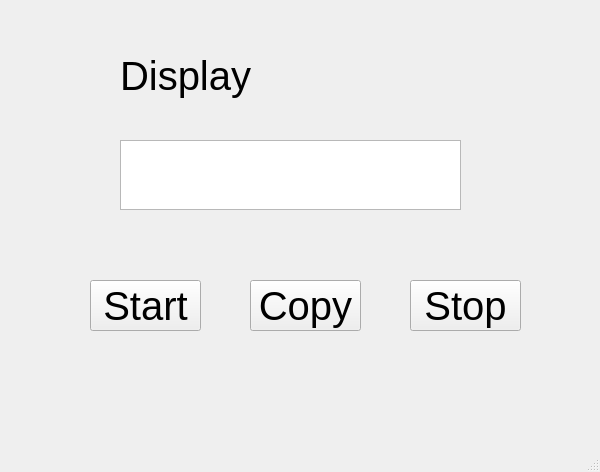
<?xml version="1.0" encoding="UTF-8"?>
<ui version="4.0">
 <class>MainWindow</class>
 <widget class="QMainWindow" name="MainWindow">
  <property name="geometry">
   <rect>
    <x>0</x>
    <y>0</y>
    <width>600</width>
    <height>472</height>
   </rect>
  </property>
  <property name="windowTitle">
   <string>MainWindow</string>
  </property>
  <widget class="QWidget" name="centralwidget">
   <widget class="QLabel" name="Label">
    <property name="geometry">
     <rect>
      <x>120</x>
      <y>50</y>
      <width>341</width>
      <height>51</height>
     </rect>
    </property>
    <property name="font">
     <font>
      <pointsize>30</pointsize>
      <underline>false</underline>
      <strikeout>false</strikeout>
     </font>
    </property>
    <property name="autoFillBackground">
     <bool>false</bool>
    </property>
    <property name="styleSheet">
     <string notr="true"/>
    </property>
    <property name="frameShadow">
     <enum>QFrame::Plain</enum>
    </property>
    <property name="lineWidth">
     <number>1</number>
    </property>
    <property name="midLineWidth">
     <number>0</number>
    </property>
    <property name="text">
     <string>Display</string>
    </property>
    <property name="margin">
     <number>0</number>
    </property>
    <property name="openExternalLinks">
     <bool>false</bool>
    </property>
   </widget>
   <widget class="QTextEdit" name="Edit_Text">
    <property name="geometry">
     <rect>
      <x>120</x>
      <y>140</y>
      <width>341</width>
      <height>70</height>
     </rect>
    </property>
    <property name="font">
     <font>
      <pointsize>30</pointsize>
     </font>
    </property>
   </widget>
   <widget class="QPushButton" name="Btn_Start">
    <property name="geometry">
     <rect>
      <x>90</x>
      <y>280</y>
      <width>111</width>
      <height>51</height>
     </rect>
    </property>
    <property name="font">
     <font>
      <pointsize>30</pointsize>
     </font>
    </property>
    <property name="text">
     <string>Start</string>
    </property>
   </widget>
   <widget class="QPushButton" name="Btn_Copy">
    <property name="geometry">
     <rect>
      <x>250</x>
      <y>280</y>
      <width>111</width>
      <height>51</height>
     </rect>
    </property>
    <property name="font">
     <font>
      <pointsize>30</pointsize>
     </font>
    </property>
    <property name="text">
     <string>Copy</string>
    </property>
   </widget>
   <widget class="QPushButton" name="Btn_Stop">
    <property name="geometry">
     <rect>
      <x>410</x>
      <y>280</y>
      <width>111</width>
      <height>51</height>
     </rect>
    </property>
    <property name="font">
     <font>
      <pointsize>30</pointsize>
     </font>
    </property>
    <property name="text">
     <string>Stop</string>
    </property>
   </widget>
  </widget>
  <widget class="QMenuBar" name="menubar">
   <property name="geometry">
    <rect>
     <x>0</x>
     <y>0</y>
     <width>600</width>
     <height>22</height>
    </rect>
   </property>
  </widget>
  <widget class="QStatusBar" name="statusbar"/>
 </widget>
 <resources/>
 <connections/>
</ui>
